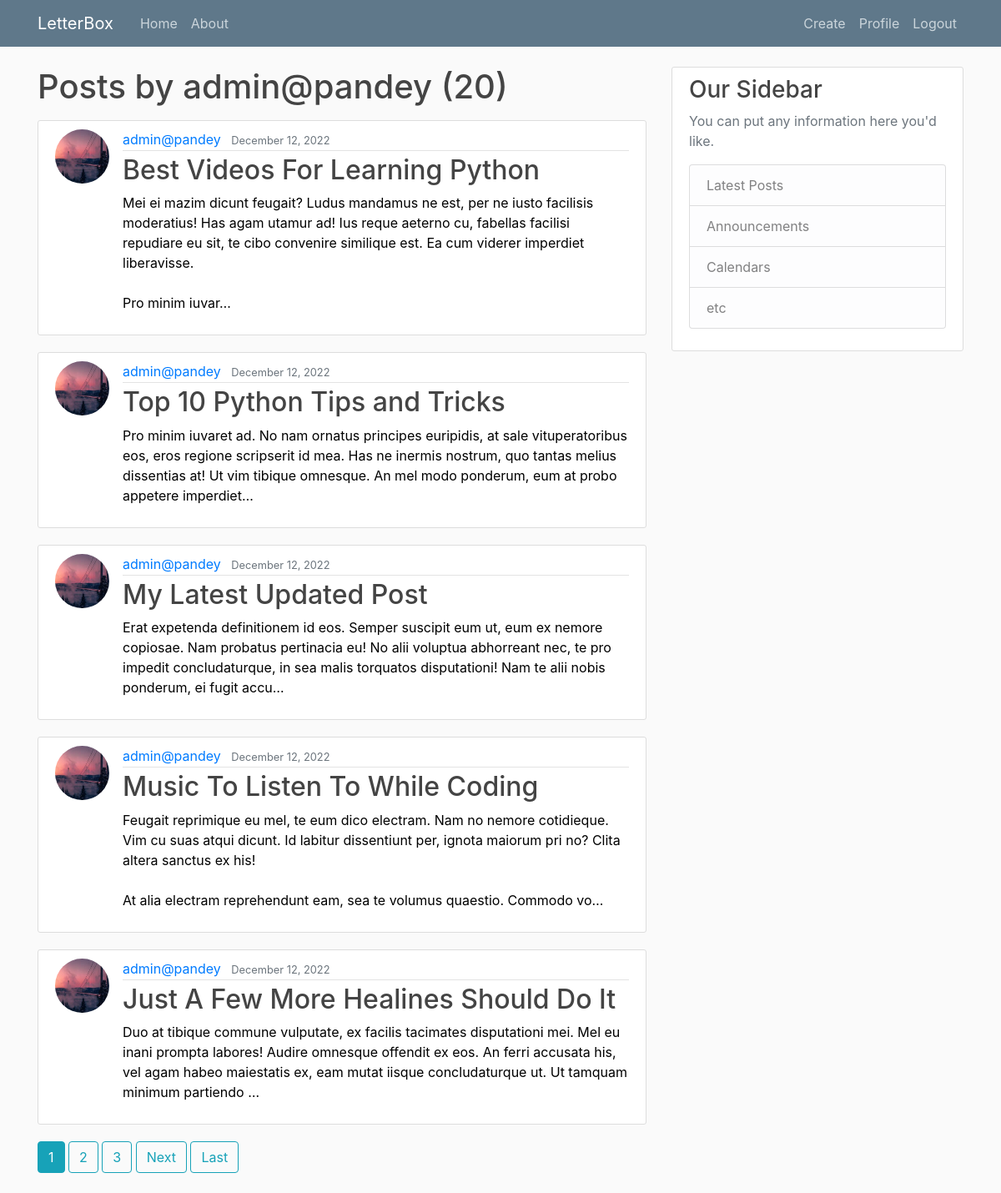
The app's page /user/admin@pandey (signed in) with its own data.
### blog/models.py (models this page shows, shortened)
class Posts(models.Model):
    title = models.CharField(max_length=100)
    content = models.TextField()
    date_posted = models.DateTimeField(default=timezone.now)
    author = models.ForeignKey(User, on_delete=models.CASCADE)

### users/models.py (models this page shows, shortened)
class Profile(models.Model):
    user = models.OneToOneField(User, on_delete=models.CASCADE)
    image = models.ImageField(default='default.jpg', upload_to='profile_pics')
    ''' Comments - container body for the comments is a field.CASCADE window '''

### blog/views.py (the view)
# urls.py: path('user/<username>', UserPostsListView.as_view(), name='user-posts'),
class UserPostsListView(LoginRequiredMixin, ListView):
    model = Posts
    template_name = 'blogs/user_post.html'
    context_object_name = 'posts'
    ordering = ['-date_posted']
    paginate_by = 5
    def get_queryset(self):
        user = get_object_or_404(User, username=self.kwargs.get('username'))
        return Posts.objects.filter(author=user).order_by("-date_posted")

### templates/blogs/user_post.html (shortened to what this page needs)
{% extends "blogs/base.html" %}
{% block content %}
    <h1 class="mb-3">Posts by {{ view.kwargs.username }} ({{ page_obj.paginator.count }}) </h1>
    {% for post in posts %}
        <article class="media content-section">
          <img class="rounded-circle article-img" src="{{ post.author.profile.image.url }}">
          <div class="media-body">
            <div class="article-metadata">
                <a class="mr-2" href="{% url 'user-posts' post.author.username %}">{{ post.author }}</a>
              <small class="text-muted">{{ post.date_posted | date:'F d, Y' }}</small>
            </div>
            <h2><a class="article-title" href="{% url 'post-detail' post.id %}">{{ post.title }}</a></h2>
            <p class="article-content">{{ post.content | truncatechars:255 }}</p>
          </div>
        </article>
    {% endfor %}
    {% if is_paginated %}
        {% for num in page_obj.paginator.page_range%}
          {% if page_obj.number == num %}
            <a class="btn btn-info mb-4" href="?page={{num}}">{{ num }}</a>
            {% elif num  > page_obj.number|add:'-3'  and  num < page_obj.number|add:'3'%}
              <a class="btn btn-outline-info mb-4" href="?page={{num}}">{{ num }}</a>
          {% endif %}
        {% endfor %}
        {% if page_obj.has_next %}
          <a class="btn btn-outline-info mb-4" href="?page={{ page_obj.next_page_number }}">Next</a>
          <a class="btn btn-outline-info mb-4" href="?page={{ page_obj.paginator.num_pages }}">Last</a>
        {% endif %}
    {% endif %}
{% endblock content %}

### static/blogs/main.css (style rules this page uses)
* { color: black; }
body { background: #fafafa; color: #333333; margin-top: 5rem; }
h1, h2, h3, h4, h5, h6 { color: #444444; }
.content-section { background: #ffffff; padding: 10px 20px; border: 1px solid #dddddd; border-radius: 3px; margin-bottom: 20px; }
.article-title { color: #444444; }
.article-content { white-space: pre-line; }
.article-img { height: 65px; width: 65px; margin-right: 16px; }
.article-metadata { padding-bottom: 1px; margin-bottom: 4px; border-bottom: 1px solid #e3e3e3 }

### records on screen
Posts: author.profile.image (picture), author "admin@pandey", date_posted "December 12, 2022", title "Best Videos For Learning Python", content "Mei ei mazim dicunt feugait? Ludus mandamus ne est, per ne iusto facilisis moderatius! Has agam utamur ad! Ius reque aeterno cu, fabellas facilisi repudiare eu sit, te cibo convenire similique est. Ea cum viderer imperdiet liberavisse. Pro minim iuvar…"
Posts: author.profile.image (picture), author "admin@pandey", date_posted "December 12, 2022", title "Top 10 Python Tips and Tricks", content "Pro minim iuvaret ad. No nam ornatus principes euripidis, at sale vituperatoribus eos, eros regione scripserit id mea. Has ne inermis nostrum, quo tantas melius dissentias at! Ut vim tibique omnesque. An mel modo ponderum, eum at probo appetere imperdiet…"
Posts: author.profile.image (picture), author "admin@pandey", date_posted "December 12, 2022", title "My Latest Updated Post", content "Erat expetenda definitionem id eos. Semper suscipit eum ut, eum ex nemore copiosae. Nam probatus pertinacia eu! No alii voluptua abhorreant nec, te pro impedit concludaturque, in sea malis torquatos disputationi! Nam te alii nobis ponderum, ei fugit accu…"
Posts: author.profile.image (picture), author "admin@pandey", date_posted "December 12, 2022", title "Music To Listen To While Coding", content "Feugait reprimique eu mel, te eum dico electram. Nam no nemore cotidieque. Vim cu suas atqui dicunt. Id labitur dissentiunt per, ignota maiorum pri no? Clita altera sanctus ex his! At alia electram reprehendunt eam, sea te volumus quaestio. Commodo vo…"
Posts: author.profile.image (picture), author "admin@pandey", date_posted "December 12, 2022", title "Just A Few More Healines Should Do It", content "Duo at tibique commune vulputate, ex facilis tacimates disputationi mei. Mel eu inani prompta labores! Audire omnesque offendit ex eos. An ferri accusata his, vel agam habeo maiestatis ex, eam mutat iisque concludaturque ut. Ut tamquam minimum partiendo …"

### other values on screen
{{ view.kwargs.username }} "admin@pandey"
{{ page_obj.paginator.count }} "20"
{{ num }} "1"
{{ num }} "2" "3"
